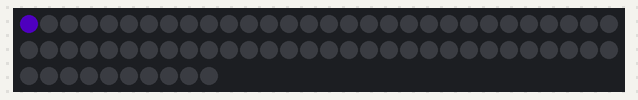
This sketch was run on a simulated Arduino Uno, built with avr-gcc and run on an emulated ATmega328P. Parts: 70 RGB LEDs in strip order, left to right, continuing on the next row. Dim RGB values are drawn brighter than linear.

Above: at 0.17 s.
At 6.05 s:
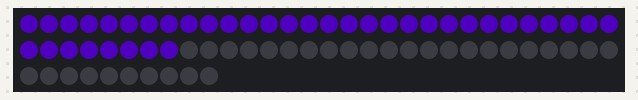
At 12.53 s:
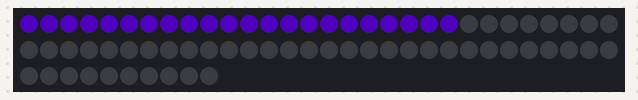
At 25.81 s:
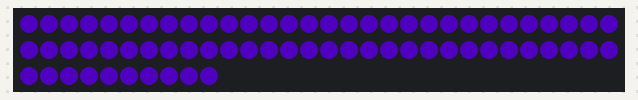
At 39.4 s:
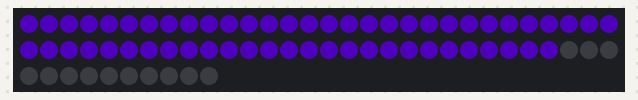

The sketch:

light-run.ino
```cpp
#include <Adafruit_NeoPixel.h>

#define LED_PIN    5
#define NUM_LEDS   70
#define BRIGHTNESS 80

Adafruit_NeoPixel strip(NUM_LEDS, LED_PIN, NEO_GRB + NEO_KHZ800);

int position = 0;   // how many LEDs are lit

void setup() {
  strip.begin();
  strip.setBrightness(BRIGHTNESS);
  strip.show();
}

void loop() {

  // turn on all LEDs from 0 to position
  for(int i = 0; i <= position; i++){
    strip.setPixelColor(i, strip.Color(106, 0, 255)); // blue
  }

  strip.show();

  position++;

  if(position >= NUM_LEDS){
    position = 0; // reset to repeat
    strip.clear();  // turn all off
  }

  delay(30); // speed
}
```
